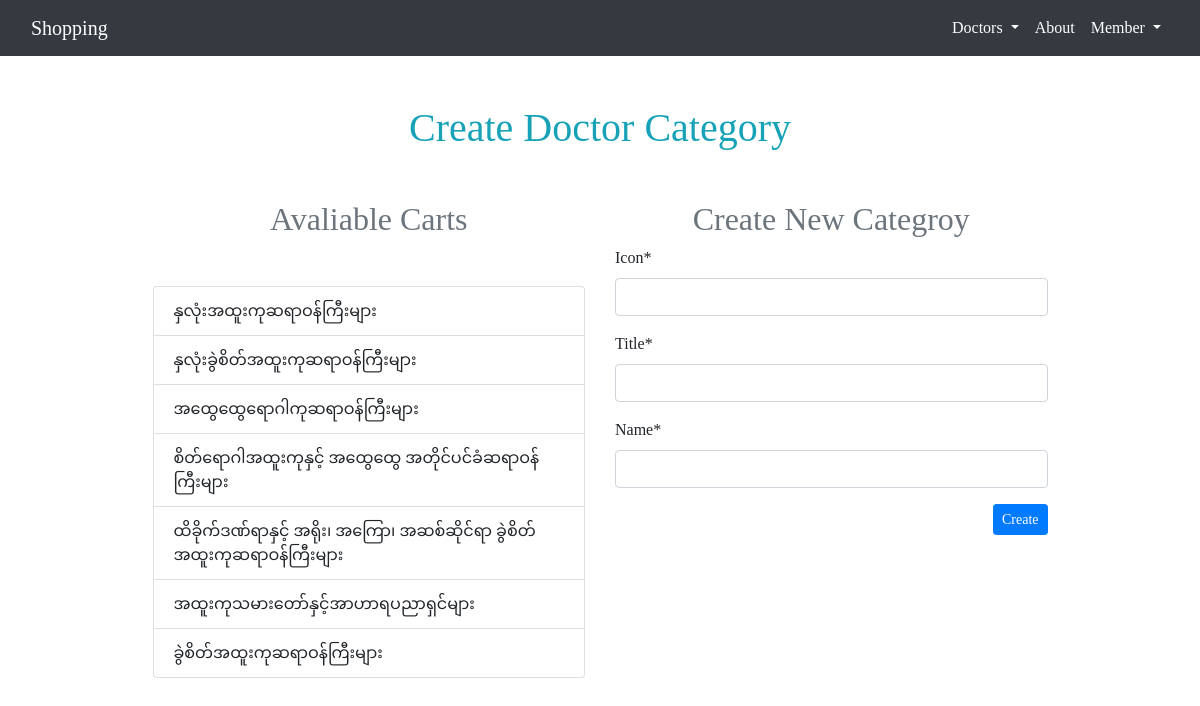
Screenshot of /doctor/cat/create with the database file from the repository.
### doctor/models.py (models this page shows)
class Category(models.Model):
    icon=models.CharField(max_length=50)
    title=models.CharField(max_length=225)
    name=models.CharField(max_length=225)

### doctor/views.py (the view)
# urls.py: path('cat/create',views.createCat,name="doctor-cat-create-page")
def createCat(request):
    if request.method=="POST":
        form=CategoryCreateForm(request.POST)
        if form.is_valid():
            form.save()
            messages.success(request,"Category Created!")
            return redirect('doctor-home-page')
    else:
        form=CategoryCreateForm()
        cats=Category.objects.all()
    dict={
        "title":"Create Category",
        "form":form,
        "cats":cats
    }
    return render(request,"doctor/catcreate.html",dict)

### doctor/forms.py
class CategoryCreateForm(forms.ModelForm):
    class Meta:
        model=Category
        fields='__all__'

### doctor/templates/doctor/catcreate.html (shortened to what this page needs)
{% extends 'page/base.html' %}
{% load crispy_forms_tags %}
{% block content %}
  <div class="container my-5">
     <div class="col-md-10 offset-md-1">
      <h1 class="text-center text-info mb-5">Create Doctor Category</h1>
      <div class="row">
        <div class="col-md 6">
          <h2 class="text-center text-muted mb-5">Avaliable Carts</h2>
          <ul class="list-group">
            {% for cat in cats %}
            <li class="list-group-item">{{cat.title}}</li>
            {% endfor %}
          </ul>
        </div>
        <div class="col-md 6">
          <h2 class="text-center text-muted">Create New Categroy</h2>
           <form method="post">
             {{form|crispy}}
             <button type="submit" class="btn btn-primary btn-sm float-right">Create</button>
           </form>
        </div>
      </div>
     </div>
  </div>
{% endblock %}

### page/static/page/css/main.css (style rules this page uses)
* { font-family: Cambria, Cochin, Georgia, Times, 'Times New Roman', serif; }
h1 { color: red; }

### rows the page displays
Category: title "နှလုံးအထူးကုဆရာဝန်ကြီးများ"
Category: title "နှလုံးခွဲစိတ်အထူးကုဆရာဝန်ကြီးများ"
Category: title "အထွေထွေရောဂါကုဆရာဝန်ကြီးများ"
Category: title "စိတ်ရောဂါအထူးကုနှင့် အထွေထွေ အတိုင်ပင်ခံဆရာဝန်ကြီးများ"
Category: title "ထိခိုက်ဒဏ်ရာနှင့် အရိုး၊ အကြော၊ အဆစ်ဆိုင်ရာ ခွဲစိတ် အထူးကုဆရာဝန်ကြီးများ"
Category: title "အထူးကုသမားတော်နှင့်အာဟာရပညာရှင်များ"
Category: title "ခွဲစိတ်အထူးကုဆရာဝန်ကြီးများ"
